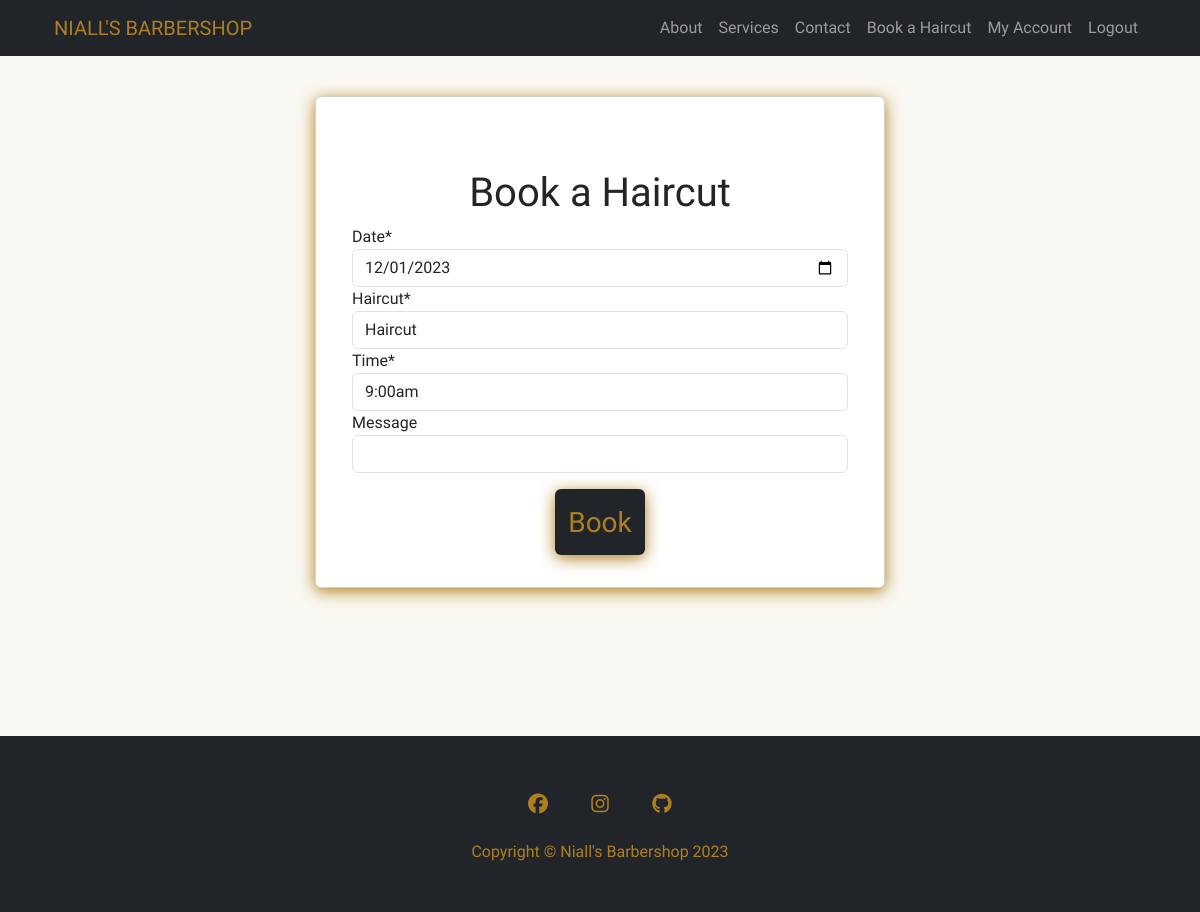
/booking/50/update/ (signed in), run on the app's committed database.
### booking_system/models.py (models this page shows, shortened)
class Booking(models.Model):
    username = models.ForeignKey(User, on_delete=models.CASCADE,
                                 related_name='username_booking')
    date_of_booking = models.DateField()
    service_name = models.ForeignKey(Services, on_delete=models.CASCADE,
                                     related_name='service_name_booking')
    start_time = models.TimeField(choices=BOOKING_TIME)
    end_time = models.TimeField(editable=False, blank=True, null=True)
    confirmed = models.BooleanField(default=False)
    message = models.CharField(max_length=500, blank=True)
    class Meta:
        ordering = ['date_of_booking', 'start_time']

class Services(models.Model):
    service_name = models.CharField(max_length=250)
    session_length = models.DurationField()
    cost = models.DecimalField(max_digits=8, decimal_places=2)
    description = models.CharField(max_length=500, blank=True)
    def __str__(self):
        return self.service_name

### booking_system/views.py (the view, shortened to what this page needs)
# urls.py: path('booking/<int:pk>/update/', views.UpdateBookingView.as_view(),
class UpdateBookingView(LoginRequiredMixin, UserPassesTestMixin, UpdateView):
    model = Booking
    template_name = 'booking_system/booking_form.html'
    success_url = reverse_lazy('booking-home')
    form_class = BookingForm
    def test_func(self):
        booking = self.get_object()
        return (self.request.user == booking.username or
                self.request.user.is_superuser)

### booking_system/forms.py (shortened to what this page needs)
class BookingForm(forms.ModelForm):
    class Meta:
        model = Booking
        fields = ["date_of_booking", "service_name", "start_time", 'message']
        widgets = {'date_of_booking': DateInput(attrs={'type': 'date'}), }
        labels = {
            'date_of_booking': 'Date',
            'service_name': 'Haircut',
            'start_time': 'Time',
            'message': 'Message'
            }

### booking_system/templates/booking_system/booking_form.html
{% extends "base.html" %} {% load crispy_forms_tags %} {% load account %}
{% block content %}
<div class="container mt-5 justify-content-center align-items-center">
  <div class="row justify-content-center">
    <div class="col-md-6 card push-down gold-shadow">
      <div class="m-3">
        <form
          method="POST"
          class="form mb-2 p-2 form-style"
          enctype="multipart/form-data"
        >
          <h1 class="text-center pt-5">Book a Haircut</h1>
          {% csrf_token %} {{ form | crispy }} {{ form.media }}
          <div class="container d-flex justify-content-center">
            <button
              type="submit"
              class="btn form-style custom-button-dark-gold mt-3 pt-3"
            >
              <h3>Book</h3>
            </button>
          </div>
        </form>
      </div>
    </div>
  </div>
</div>
{% endblock content %}

### static/css/style.css (style rules this page uses)
:root { --clr-gold: #af7f1f; --clr-light: #faf8f2; --clr-dark: #212529; }
body { font-family: 'Tenor Sans', sans-serif; background-color: var(--clr-light); }
h1, h2, h3, h4, h5 { font-family: 'Sancreek', serif; }
.custom-button-dark-gold { transition: .5s ease-in-out; background-color: var(--clr-dark); color: var(--clr-gold); box-shadow: 0 0.2rem 1rem var(--clr-gold); }
.gold-shadow { box-shadow: 0 0.2rem 1rem var(--clr-gold); }
.push-down { position: relative; top: 3rem; }

### data on the page
Booking: date_of_booking "12/01/2023", start_time "9:00am"
Services: service_name "Haircut"
